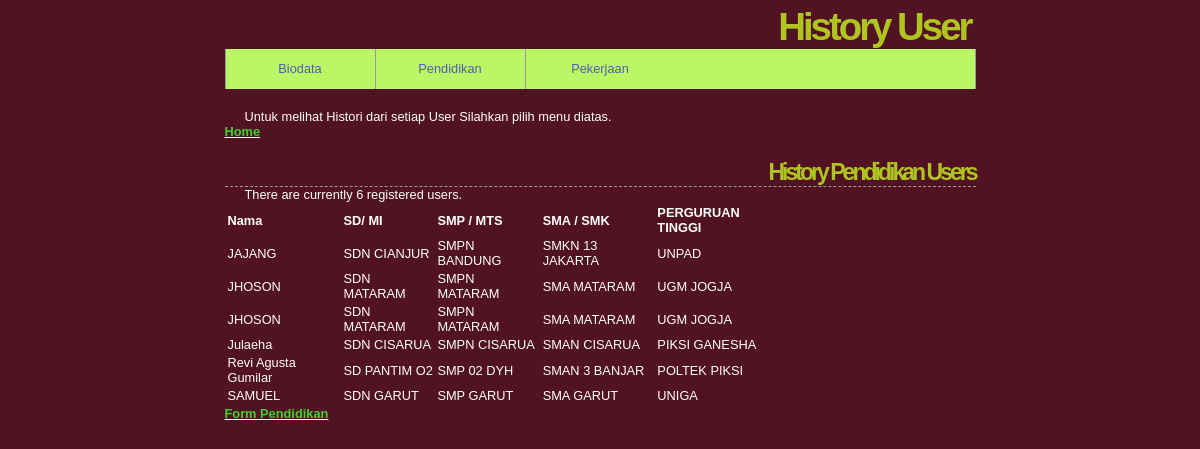
The app's page /viewpendidikan.php with its own data.
### tables this page shows
CREATE TABLE IF NOT EXISTS `pendidikan` (
  `nama` varchar(30) NOT NULL,
  `dasar` varchar(25) NOT NULL,
  `menengah` varchar(30) NOT NULL,
  `atas` varchar(30) NOT NULL,
  `tinggi` varchar(30) NOT NULL
);

### viewpendidikan.php (the view, shortened to what this page needs)
<?php
include ('history.php');
echo '<h1>History Pendidikan Users</h1>';
require('mysqli_connect.php');
$q = "SELECT nama, dasar, menengah, atas , tinggi FROM pendidikan ORDER BY nama ASC";
$r = @mysqli_query ($dbc, $q);
$num = mysqli_num_rows($r);
if ($num > 0) {
echo "<p> There are currently $num registered users.</p>\n";
echo '<table align="center" cellspacing="3" cellpadding="3" width="75%">
<tr>
<td align="left"><b>Nama</b></td>
<td align="left"><b>SD/ MI</b></td>
<td align="left"><b>SMP / MTS</b></td>
<td align="left"><b>SMA / SMK</b></td>
<td align="left"><b>PERGURUAN TINGGI</b></td>
</tr>';
while ($row = mysqli_fetch_array($r, MYSQLI_ASSOC))	{
	echo'<tr>
		<td align ="left">' . $row['nama'] . '</td>
		<td align="left">' . $row['dasar'] . '</td>
		<td align="left">' . $row['menengah'] . '</td>
		<td align="left">' . $row['atas'] . '</td>
		<td align="left">' . $row['tinggi'] . '</td>
		</tr>
		';
	}
	echo '</table>';
	} else {
		echo '<p class="error">There are currently no registered users.</p>';
	}
?>
<b><u><a href="pendidikan.php">Form Pendidikan</a></u></b>

### includes/style.css (style rules this page uses)
* { border:0; margin:0; padding:0; }
a { color:#40d233; text-decoration:none; }
body { background:#511222; color:#fff; font:0.8em Comicsan Ms, Helvetica, "bitstream vera sans", sans-serif; }
#header h1 { color:#afc321; font-size:300%; letter-spacing:-3px; text-align:right; padding:5px; margin-bottom:-20px; }
#content h1 { border-bottom:1px dashed #999; font-size:1.8em; padding:20px 0 0; }
#content p { padding:20px 20px 0; }

### records on screen
pendidikan: nama "JAJANG", dasar "SDN CIANJUR", menengah "SMPN BANDUNG", atas "SMKN 13 JAKARTA", tinggi "UNPAD"
pendidikan: nama "JHOSON", dasar "SDN MATARAM", menengah "SMPN MATARAM", atas "SMA MATARAM", tinggi "UGM JOGJA"
pendidikan: nama "JHOSON", dasar "SDN MATARAM", menengah "SMPN MATARAM", atas "SMA MATARAM", tinggi "UGM JOGJA"
pendidikan: nama "Julaeha", dasar "SDN CISARUA", menengah "SMPN CISARUA", atas "SMAN CISARUA", tinggi "PIKSI GANESHA"
pendidikan: nama "Revi Agusta Gumilar", dasar "SD PANTIM O2", menengah "SMP 02 DYH", atas "SMAN 3 BANJAR", tinggi "POLTEK PIKSI"
pendidikan: nama "SAMUEL", dasar "SDN GARUT", menengah "SMP GARUT", atas "SMA GARUT", tinggi "UNIGA"

### other values on screen
$num "6"
